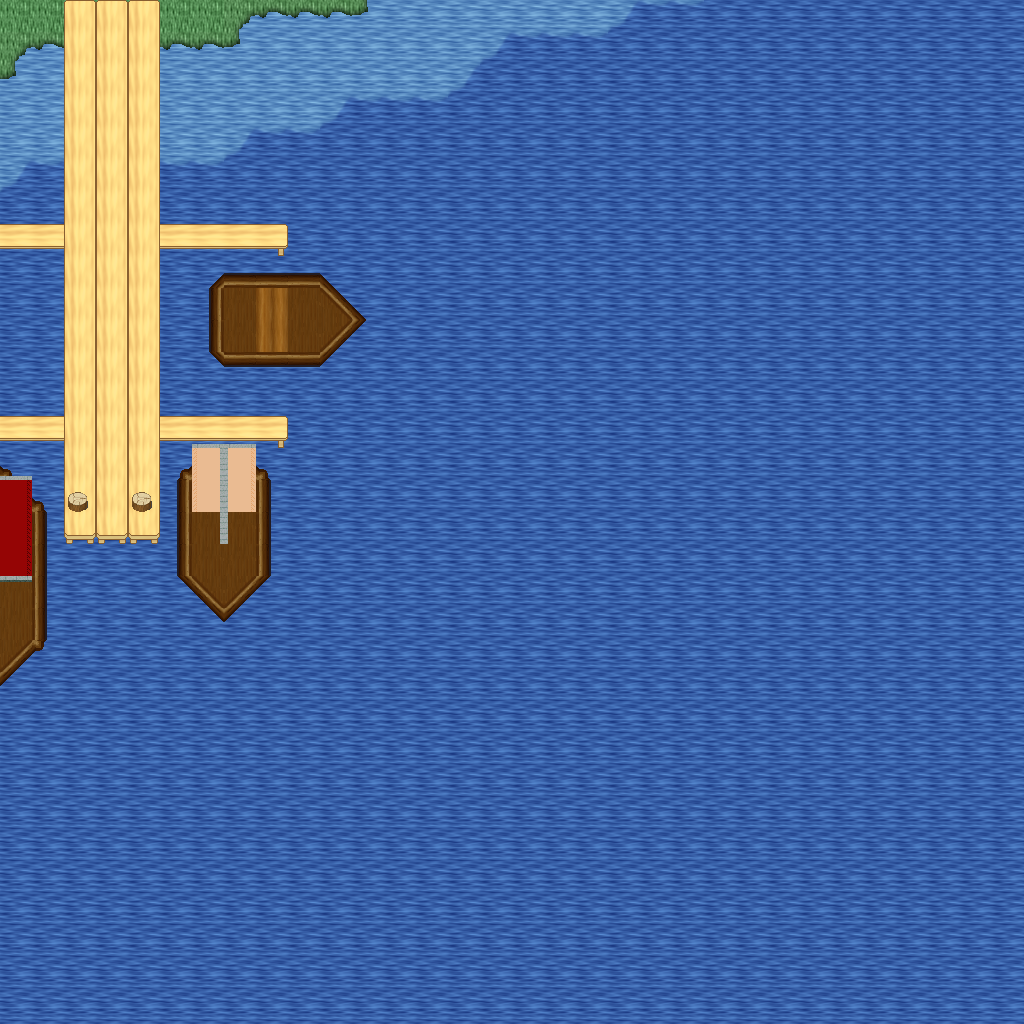

A level layout from a 2D game, rendered from its tile map. Below: a short description, then the map file with tile-grid data replaced by summaries:
An orthogonal 32x32 tile map with 32x32 px tiles, 5 tile layers (Ground, Objects, Objects2, Above, ...), 1 hidden layer not drawn, 28 tilesets.

<map version="1.10" tiledversion="1.11.0" orientation="orthogonal" renderorder="right-down" width="32" height="32" tilewidth="32" tileheight="32" infinite="0" nextlayerid="11" nextobjectid="1">
 <tileset firstgid="1" name="ground_ground" tilewidth="32" tileheight="32" tilecount="33" columns="3">
  <image source="../drawable/ground_ground.png" width="96" height="352" />
 </tileset>
 <tileset firstgid="34" name="ground_water_pool" tilewidth="32" tileheight="32" tilecount="72" columns="3">
  <image source="../drawable/ground_water_pool.png" width="96" height="768" />
 </tileset>
 <tileset firstgid="106" name="plant_flower_daisy_red" tilewidth="32" tileheight="32" tilecount="8" columns="2">
  <image source="../drawable/plant_flower_daisy_red.png" width="64" height="128" />
 </tileset>
 <tileset firstgid="114" name="plant_flower_daisy_white" tilewidth="32" tileheight="32" tilecount="8" columns="2">
  <image source="../drawable/plant_flower_daisy_white.png" width="64" height="128" />
 </tileset>
 <tileset firstgid="122" name="plant_flower_daisy_yellow" tilewidth="32" tileheight="32" tilecount="8" columns="2">
  <image source="../drawable/plant_flower_daisy_yellow.png" width="64" height="128" />
 </tileset>
 <tileset firstgid="130" name="plant_flower_daisy_blue" tilewidth="32" tileheight="32" tilecount="8" columns="2">
  <image source="../drawable/plant_flower_daisy_blue.png" width="64" height="128" />
 </tileset>
 <tileset firstgid="138" name="plant_grasses" tilewidth="32" tileheight="32" tilecount="6" columns="3">
  <image source="../drawable/plant_grasses.png" width="96" height="64" />
 </tileset>
 <tileset firstgid="144" name="plant_tree_tree_darkgreen" tilewidth="32" tileheight="32" tilecount="88" columns="8">
  <image source="../drawable/plant_tree_tree_darkgreen.png" width="256" height="352" />
 </tileset>
 <tileset firstgid="232" name="ground_grass_edges" tilewidth="32" tileheight="32" tilecount="36" columns="12">
  <image source="../drawable/ground_grass_edges.png" width="384" height="96" />
 </tileset>
 <tileset firstgid="268" name="ground_grass_corners" tilewidth="32" tileheight="32" tilecount="24" columns="6">
  <image source="../drawable/ground_grass_corners.png" width="192" height="128" />
 </tileset>
 <tileset firstgid="292" name="furniture_table_long_side_on_pale" tilewidth="32" tileheight="32" tilecount="3" columns="3">
  <image source="../drawable/furniture_table_long_side_on_pale.png" width="96" height="32" />
 </tileset>
 <tileset firstgid="295" name="plant_stump_stump_brown" tilewidth="32" tileheight="32" tilecount="4" columns="2">
  <image source="../drawable/plant_stump_stump_brown.png" width="64" height="64" />
 </tileset>
 <tileset firstgid="299" name="item_sign_large" tilewidth="32" tileheight="32" tilecount="15" columns="5">
  <image source="../drawable/item_sign_large.png" width="160" height="96" />
 </tileset>
 <tileset firstgid="314" name="plant_stump_small_stump" tilewidth="32" tileheight="32" tilecount="4" columns="2">
  <image source="../drawable/plant_stump_small_stump.png" width="64" height="64" />
 </tileset>
 <tileset firstgid="318" name="building_wall_bricked_edges" tilewidth="32" tileheight="32" tilecount="25" columns="5">
  <image source="../drawable/building_wall_bricked_edges.png" width="160" height="160" />
 </tileset>
 <tileset firstgid="343" name="logic_creature_orc" tilewidth="32" tileheight="32" tilecount="6" columns="6">
  <image source="../drawable/logic_creature_orc.png" width="192" height="32" />
 </tileset>
 <tileset firstgid="349" name="logic_creature_animal" tilewidth="32" tileheight="32" tilecount="32" columns="8">
  <image source="../drawable/logic_creature_animal.png" width="256" height="128" />
 </tileset>
 <tileset firstgid="381" name="logic_item_resources" tilewidth="32" tileheight="32" tilecount="6" columns="6">
  <image source="../drawable/logic_item_resources.png" width="192" height="32" />
 </tileset>
 <tileset firstgid="387" name="logic_creature_golem" tilewidth="32" tileheight="32" tilecount="4" columns="4">
  <image source="../drawable/logic_creature_golem.png" width="128" height="32" />
 </tileset>
 <tileset firstgid="391" name="logic_collision" tilewidth="32" tileheight="32" tilecount="1" columns="1">
  <image source="../drawable/logic_collision.png" width="32" height="32" />
 </tileset>
 <tileset firstgid="392" name="object_boat" tilewidth="32" tileheight="32" tilecount="42" columns="6">
  <image source="../drawable/object_boat.png" width="192" height="224" />
 </tileset>
 <tileset firstgid="434" name="furniture_table_long_front_on_pale" tilewidth="32" tileheight="32" tilecount="3" columns="1">
  <image source="../drawable/furniture_table_long_front_on_pale.png" width="32" height="96" />
 </tileset>
 <tileset firstgid="437" name="ground_green_paving" tilewidth="32" tileheight="32" tilecount="18" columns="3">
  <image source="../drawable/ground_green_paving.png" width="96" height="192" />
 </tileset>
 <tileset firstgid="455" name="logic_protection" tilewidth="32" tileheight="32" tilecount="2" columns="2">
  <image source="../drawable/logic_protection.png" width="64" height="32" />
 </tileset>
 <tileset firstgid="457" name="furniture_bed_double_peach" tilewidth="32" tileheight="32" tilecount="8" columns="2">
  <image source="../drawable/furniture_bed_double_peach.png" width="64" height="128" />
 </tileset>
 <tileset firstgid="465" name="furniture_bed_double_red" tilewidth="32" tileheight="32" tilecount="8" columns="2">
  <image source="../drawable/furniture_bed_double_red.png" width="64" height="128" />
 </tileset>
 <tileset firstgid="473" name="logic_creature_undead_skeleton" tilewidth="32" tileheight="32" tilecount="6" columns="6">
  <image source="../drawable/logic_creature_undead_skeleton.png" width="192" height="32" />
 </tileset>
 <tileset firstgid="479" name="logic_creature_undead_specter" tilewidth="32" tileheight="32" tilecount="6" columns="6">
  <image source="../drawable/logic_creature_undead_specter.png" width="192" height="32" />
 </tileset>
 <layer id="1" name="Ground" width="32" height="32">
  <data>[1024 cells, 1024 non-empty, 5 distinct tile ids]</data>
 </layer>
 <layer id="2" name="Objects" width="32" height="32">
  <data>[1024 cells, 132 non-empty, 24 distinct tile ids]</data>
 </layer>
 <layer id="3" name="Objects2" width="32" height="32">
  <data>[1024 cells, 4 non-empty, 3 distinct tile ids]</data>
 </layer>
 <layer id="4" name="Above" width="32" height="32">
  <data>[1024 cells, 11 non-empty, 5 distinct tile ids]</data>
 </layer>
 <layer id="5" name="Above2" width="32" height="32">
  <data>[1024 cells, 4 non-empty, 2 distinct tile ids]</data>
 </layer>
 <layer id="6" name="Walkable" width="32" height="32" visible="0">
  <data>[1024 cells, 891 non-empty, 1 distinct tile ids]</data>
 </layer>
 <objectgroup id="7" name="Mapevents" />
 <objectgroup id="8" name="Spawn" />
 <objectgroup id="9" name="Keys" />
 <objectgroup id="10" name="Replace" />
</map>
